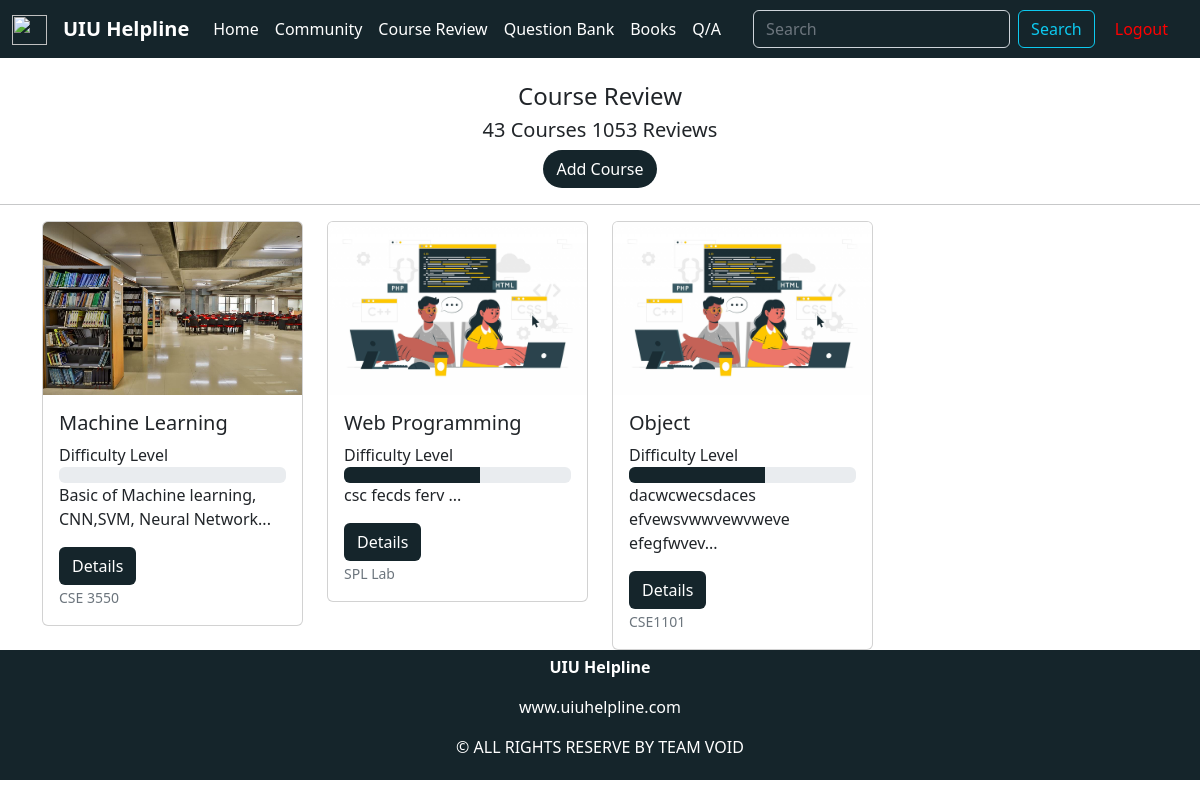
/courses.php, run on an earlier commit of the app's database.
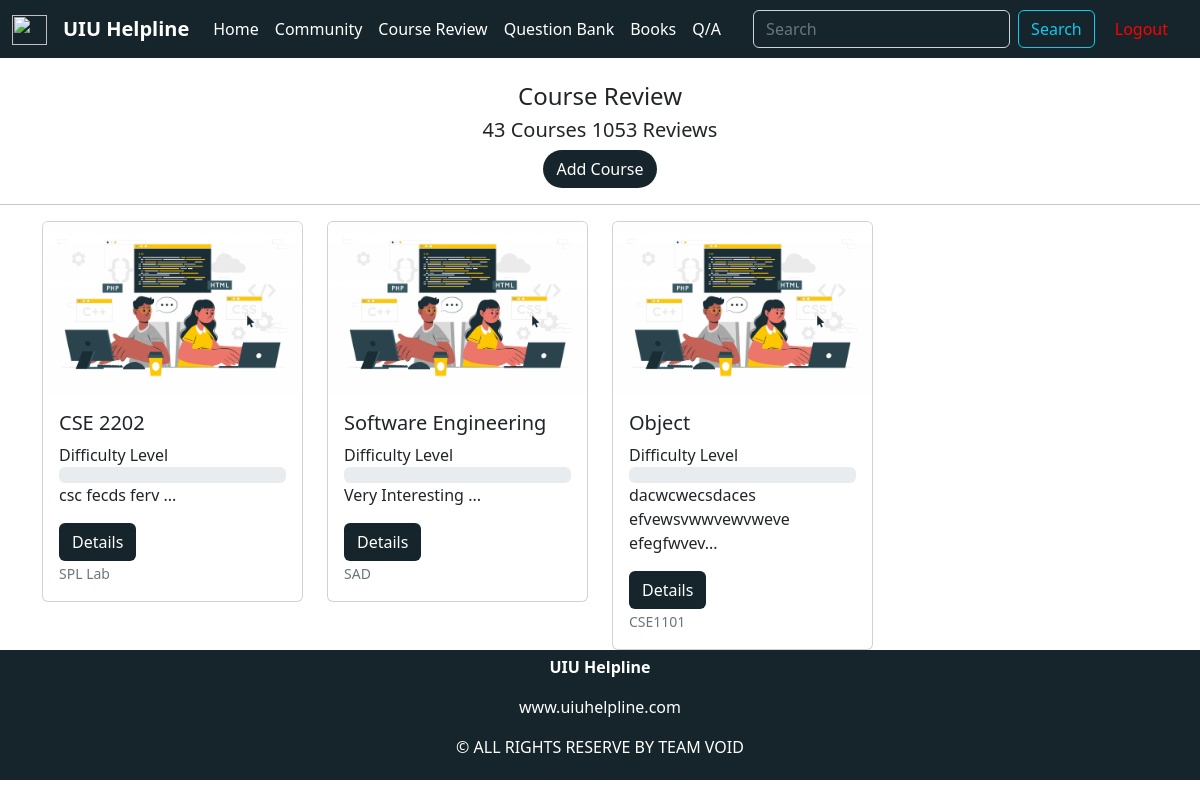
And on a later commit of the database.
### tables this page shows
CREATE TABLE `course_details` (
  `id` int(11) NOT NULL,
  `course_code` varchar(100) NOT NULL,
  `course_title` varchar(20) NOT NULL,
  `course_des` text NOT NULL,
  `prerequisite` varchar(10) NOT NULL,
  `offered_trimester` varchar(3) NOT NULL,
  `img` varchar(500) NOT NULL,
  `credit_hour` varchar(3) NOT NULL
);

### courses.php (the view, shortened to what this page needs)
<?php
$s_flag = false;
?>
<?php
include('components/header.php');
?>
<br>
<div class="container text-center">
    <h4>Course Review</h4>
    <h5> 43 Courses 1053 Reviews</h5>
    <a href="addNewCourse.php" class="btn" style="background-color: #15252B; color:white; border-radius:25px;">Add Course</a>
</div>
<hr>
<div class="container">
    <div class="row">
        <?php
        include('components/dbConnect.php');
        if($s_flag == false){
        $sql2 = "SELECT * FROM `course_details` WHERE 1 ORDER BY course_code DESC;";
        $result2 = mysqli_query($conn, $sql2);
        while ($row = mysqli_fetch_assoc($result2)) {
            $t = $row['id'];
            $sql5 = "SELECT AVG(difficulty_level) as dl FROM `course_review` WHERE course_id = '$t';";
            $result5 = mysqli_query($conn, $sql5);
            $dl = mysqli_fetch_assoc($result5);
        ?>
            <div class="col-md-3">
                <div class="card">
                    <img src="img/<?php echo $row['img']; ?>" class="card-img-top" alt="...">
                    <div class="card-body">
                        <h5 class="card-title"><?php echo $row['course_title']; ?></h5>
                        <label for="progress-bar">Difficulty Level</label>
                        <div class="progress">
                            <div class="progress-bar" role="progressbar" aria-label="Basic example" style="width: <?php $l1 = ceil($dl['dl'])*20; echo $l1; ?>%; background-color:#15252B" aria-valuenow="25" aria-valuemin="0" aria-valuemax="100"></div>
                        </div>
                        <p class="card-text"><?php echo substr($row['course_des'], 0, 50) . '...'; ?></p>
                        <a href="course_des.php?course_id=<?php echo $row['id']; ?>& page= 1" class="btn" style="background-color:#15252B; color:white">Details</a>
                        <p class="card-text"><small class="text-muted"><?php echo $row['prerequisite']; ?></small></p>
                    </div>
                </div>
            </div>
        <?php }}
        else{
            while ($row = mysqli_fetch_assoc($result3)) {
                $t = $row['id'];
                $sql5 = "SELECT AVG(difficulty_level) as dl FROM `course_review` WHERE course_id = '$t';";
                $result5 = mysqli_query($conn, $sql5);
                $dl = mysqli_fetch_assoc($result5);
            ?>
                <div class="col-md-3">
                    <div class="card">
                        <img src="img/<?php echo $row['img']; ?>" class="card-img-top" alt="...">
                        <div class="card-body">
                            <h5 class="card-title"><?php echo $row['course_title']; ?></h5>
                            <label for="progress-bar">Difficulty Level</label>
                            <div class="progress">
                                <div class="progress-bar" role="progressbar" aria-label="Basic example" style="width: <?php $l1 = ceil($dl['dl'])*20; echo $l1; ?>%; background-color:#15252B" aria-valuenow="25" aria-valuemin="0" aria-valuemax="100"></div>
                            </div>
                            <p class="card-text"><?php echo substr($row['course_des'], 0, 50) . '...'; ?></p>
                            <a href="course_des.php?course_id=<?php echo $row['id']; ?>& page= 1" class="btn" style="background-color:#15252B; color:white">Details</a>
                            <p class="card-text"><small class="text-muted"><?php echo $row['prerequisite']; ?></small></p>
                        </div>
                    </div>
                </div>
             <?php }}?>
    </div>
</div>
<?php
include('components/footer.php');
?>

### components/header.php (shortened to what this page needs)
<!DOCTYPE html>
<html lang="en">
<head>
    <link href="https://cdn.jsdelivr.net/npm/bootstrap@5.2.3/dist/css/bootstrap.min.css" rel="stylesheet">
</head>
<body>
    <div class="header">
        <nav class="navbar navbar-expand-lg" style="background-color: #15252B;">
            <div class="container-fluid">
                <a class="navbar-brand" href="#">
                    <img src="https://upload.wikimedia.org/wikipedia/en/thumb/6/6b/United_International_University_Monogram.svg/1200px-United_International_University_Monogram.svg.png" alt="" width="35" height="30">
                </a>
                <a class="navbar-brand" href="dashboard.php" style="color: white;"><b>UIU Helpline</b></a>
                <div class="collapse navbar-collapse" id="navbarSupportedContent">
                    <ul class="navbar-nav me-auto mb-2 mb-lg-0">
                        <li class="nav-item">
                            <a class="nav-link active hov" aria-current="page" href="dashboard.php" style="color: white;">Home</a>
                        </li>
                        <li class="nav-item">
                            <a class="nav-link hov" href="community.php" style="color: white;">Community</a>
                        </li>
                        <li class="nav-item">
                            <a class="nav-link hov" href="courses.php" style="color: white;">Course Review</a>
                        </li>
                        <li class="nav-item">
                            <a class="nav-link hov" href="questionBank1.php" style="color: white;">Question Bank</a>
                        </li>
                        <li class="nav-item">
                            <a class="nav-link hov" href="book.php" style="color: white;">Books</a>
                        </li>
                        <li class="nav-item">
                            <a class="nav-link hov" href="questionBankList.php" style="color: white;">Q/A</a>
                        </li>
                    </ul>
                    <form class="d-flex" role="search" method="GET" action="<?php echo htmlspecialchars($_SERVER['PHP_SELF']);?>">
                        <input class="form-control me-2" type="search" name="search_key" placeholder="Search" aria-label="Search" style="background: transparent; color: white;">
                        <button  class="btn btn-outline-info" name="search" type="submit">Search</button>
                    </form>
                    <a class="nav-link hov mx-3 p-1 "  href="logout.php" style="color:red;">Logout</a>
                </div>
            </div>
        </nav>
    </div>

### components/footer.php (shortened to what this page needs)
    <footer>
            <p style="text-align: center; color: white;"><b>UIU Helpline</b></p>
            <p style="text-align: center; color: white;">www.uiuhelpline.com</p>
            <p style="text-align: center; color: white;">© ALL RIGHTS RESERVE BY TEAM VOID</p>
    </footer>
</body>
</html>

### components/header.php (style rules this page uses)
a { color: #141619; text-decoration: underline; }
footer { text-align: center; padding: 5px; background-color: #15252B; color: white; }

What changed in the data, as far as the page shows it:
changed course_details "csc fecds ferv": course_title "Web Programming" → "CSE 2202"; moves up the list
changed course_details: img: a different picture; course_title "Machine Learning" → "Software Engineering"; course_des "Basic of Machine learning, CNN,SVM, Neural Network" → "Very Interesting"; prerequisite "CSE 3550" → "SAD"
